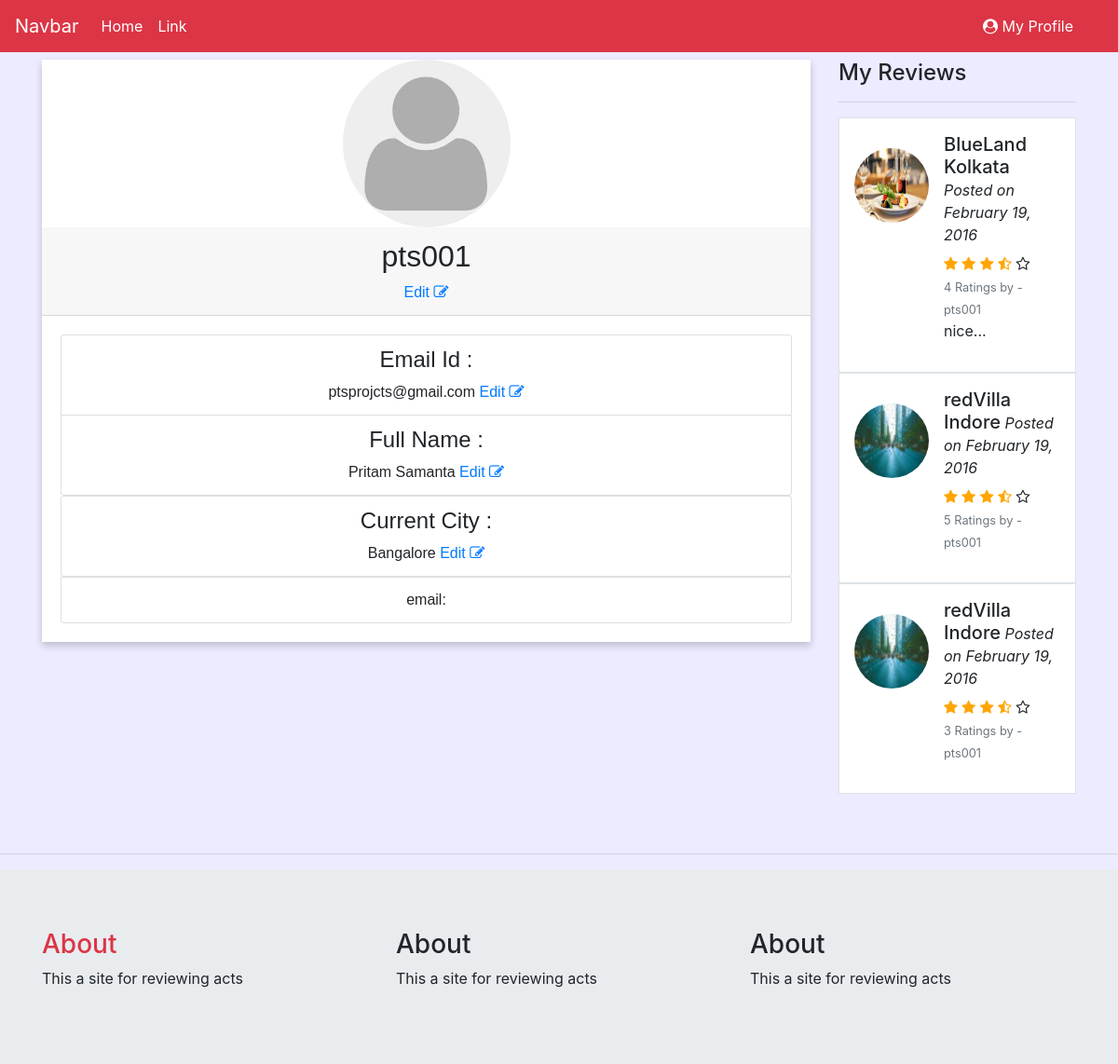
Page /profile/ (signed in) on the committed database.
### users/models.py (models this page shows, shortened)
class UserProfile(models.Model):
    user = models.OneToOneField(User, on_delete=models.CASCADE)
    name = models.CharField(max_length=50, null=True, blank=True)
    current_city = models.CharField(max_length=20, null=True, blank=True)
    image = models.ImageField(default='default_profile_pic.jpg',upload_to='user_profile_pic')

### redbricks/models.py (models this page shows, shortened)
class Reviews(models.Model):
    ratings = models.IntegerField(choices=ratings_choice)
    comments = models.TextField(null=True, blank=True)
    reviewer = models.ForeignKey(User, on_delete=models.CASCADE)
    restaurant = models.ForeignKey(Restaurants, on_delete=models.CASCADE)
    date_posted=models.DateTimeField(default=timezone.now)

class Restaurants(models.Model):
    owners_name = models.CharField(max_length=40)
    email = models.EmailField(max_length=40)
    contact_no = models.CharField(max_length=13)
    address = models.CharField(max_length=100)
    city = models.CharField(max_length=20, choices=city_names, default='Bangalore')
    res_name = models.CharField(max_length=40)
    restaurant_pic = models.ImageField(upload_to='restaurant_pic', default='default.jpg')
    def __str__(self):
        return '{} {}'.format(self.res_name, self.city)

### users/views.py (the view)
# urls.py: path('profile/',user_views.profile, name='profile'),
@login_required
def profile(request):
    my_reviews = Reviews.objects.filter(reviewer=request.user)
    context = {'my_reviews':my_reviews}
    return render(request, 'users/profile.html', context)

### users/templates/users/profile.html (shortened to what this page needs)
{% extends "redbricks/base.html" %}
{% load crispy_forms_tags %}
{% block content %}
    <div class="row">
        <div class="col-md-9">
            <div class="form-card mt-2">
                <img src="{{ user.userprofile.image.url }}" class="rounded-circle float-center" style="width: 180px; height: 180px;">
                <div class="card-header">
                    <h2>{{ user.username }}</h2>
                    <a href="#">Edit   <i class="fa fa-pencil-square-o" aria-hidden="true"></i></a>
                </div>
                <div class="card-body">
                    <div class="list-group">
                    <div class="list-group-item" id="item-1">
                       <h4>Email Id :</h4><span>{{ user.email }}</span>
                        <a id="email" href="#">Edit   <i class="fa fa-pencil-square-o" aria-hidden="true"></i></a>
                    </div>
                    <div id="item-2">
                    {% if user.userprofile.name %}
                        <div class="list-group-item">
                            <h4>Full Name :</h4><span>{{ user.userprofile.name }}</span>
                            <a href="#" class="name">Edit   <i class="fa fa-pencil-square-o" aria-hidden="true"></i></a>
                        </div>
                    {% endif %}
                    </div>
                    <div id="item-3">
                    {% if user.userprofile.current_city %}
                        <div class="list-group-item">
                            <h4>Current City :</h4><span>{{ user.userprofile.current_city }}</span>
                            <a class="city" href="#">Edit <i class="fa fa-pencil-square-o" aria-hidden="true"></i></a>
                        </div>
                    {% endif %}
                    </div>
                    <div class="list-group-item">
                        email:
                    </div>
                </div>
                </div>
            </div>
        </div>
        <div class="col-md-3 mt-2">
            <h4>My Reviews</h4>
            <hr>
        {% for review in my_reviews %}
          <div class="media border bg-white p-3">
            <img src="{{ review.restaurant.restaurant_pic.url }}" alt="John Doe" class="mr-3 mt-3 rounded-circle" style="width:80px; height:80px">
            <div class="media-body">
              <h5>{{ review.restaurant }}<small><i> Posted on February 19, 2016</i></small></h5>
              <div class="ratings">
                <span class="fa fa-star checked"></span>
                <span class="fa fa-star checked"></span>
                <span class="fa fa-star checked"></span>
                <span class="fa fa-star-half-o checked"></span>
                <span class="fa fa-star-o"></span><br>
                <small class="text text-muted">{{ review.ratings }} Ratings by - {{ review.reviewer }}</small>
            </div>
            <p>{{ review.comments }}</p>
            </div>
          </div>
        {% endfor %}
        </div>
    </div>
{% endblock %}

### redbricks/static/redbricks/main.css (style rules this page uses)
body { padding: 1px; margin: 0px; background-color: rgba(17, 0, 255, 0.08); }
.form-card { box-shadow: 0 4px 8px 0 rgba(0, 0, 0, 0.2); background-color: white; max-width: 100%; margin: auto; text-align: center; font-family: arial; }
* { box-sizing: border-box; }
.checked { color: orange; }
.row::after { content: ""; clear: both; display: table; }
.row { display: flex; }
html, body { height: 100%; margin: 0; padding: 0; }

### rows in the picture
Reviews: restaurant.restaurant_pic (picture), restaurant "BlueLand Kolkata", ratings "4", reviewer "pts001", comments "nice..."
Reviews: restaurant.restaurant_pic (picture), restaurant "redVilla Indore", ratings "5", reviewer "pts001"
Reviews: restaurant.restaurant_pic (picture), restaurant "redVilla Indore", ratings "3", reviewer "pts001"

### other values in the picture
{{ user.username }} "pts001"
{{ user.email }} "ptsprojcts@gmail.com"
{{ user.userprofile.name }} "Pritam Samanta"
{{ user.userprofile.current_city }} "Bangalore"
